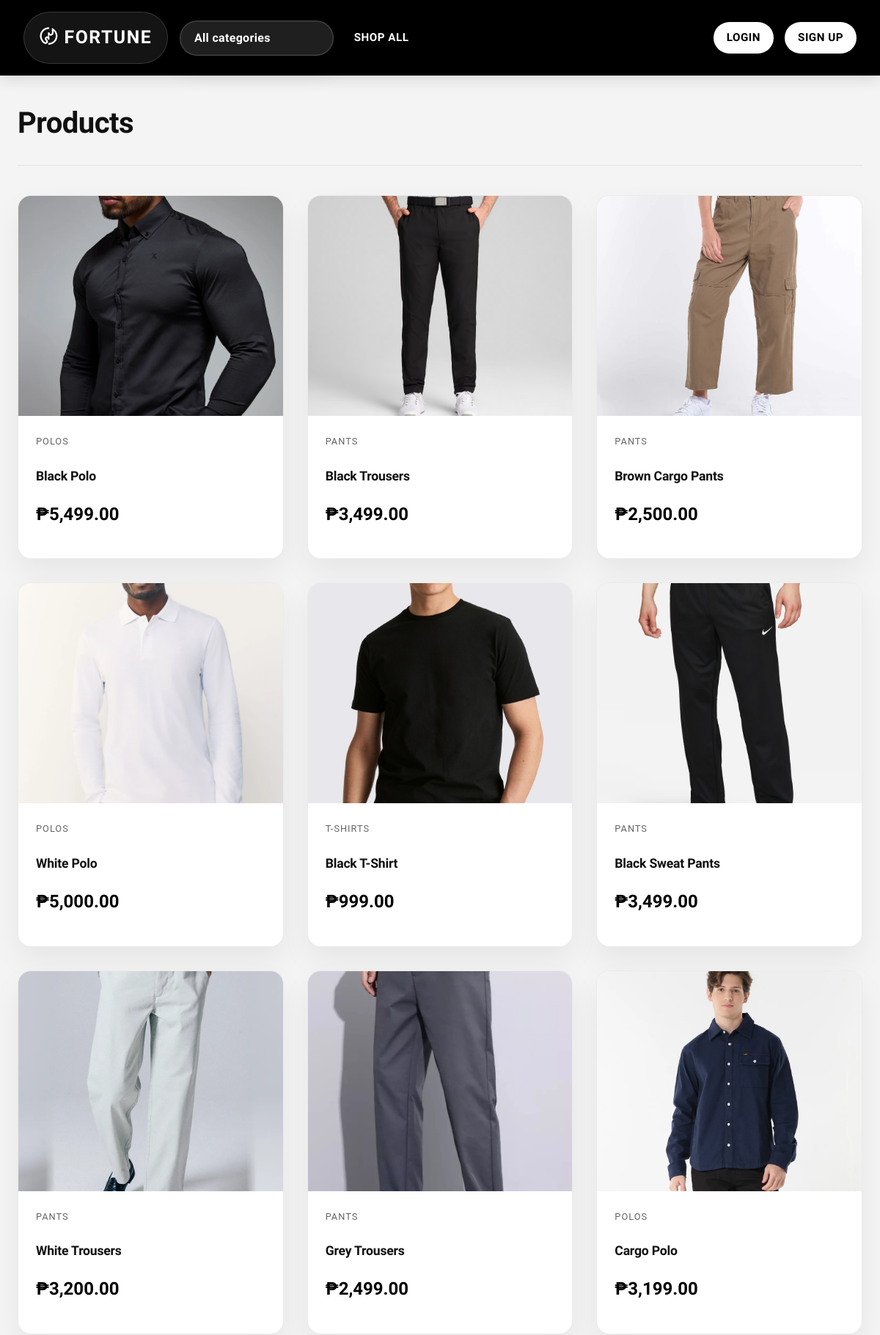
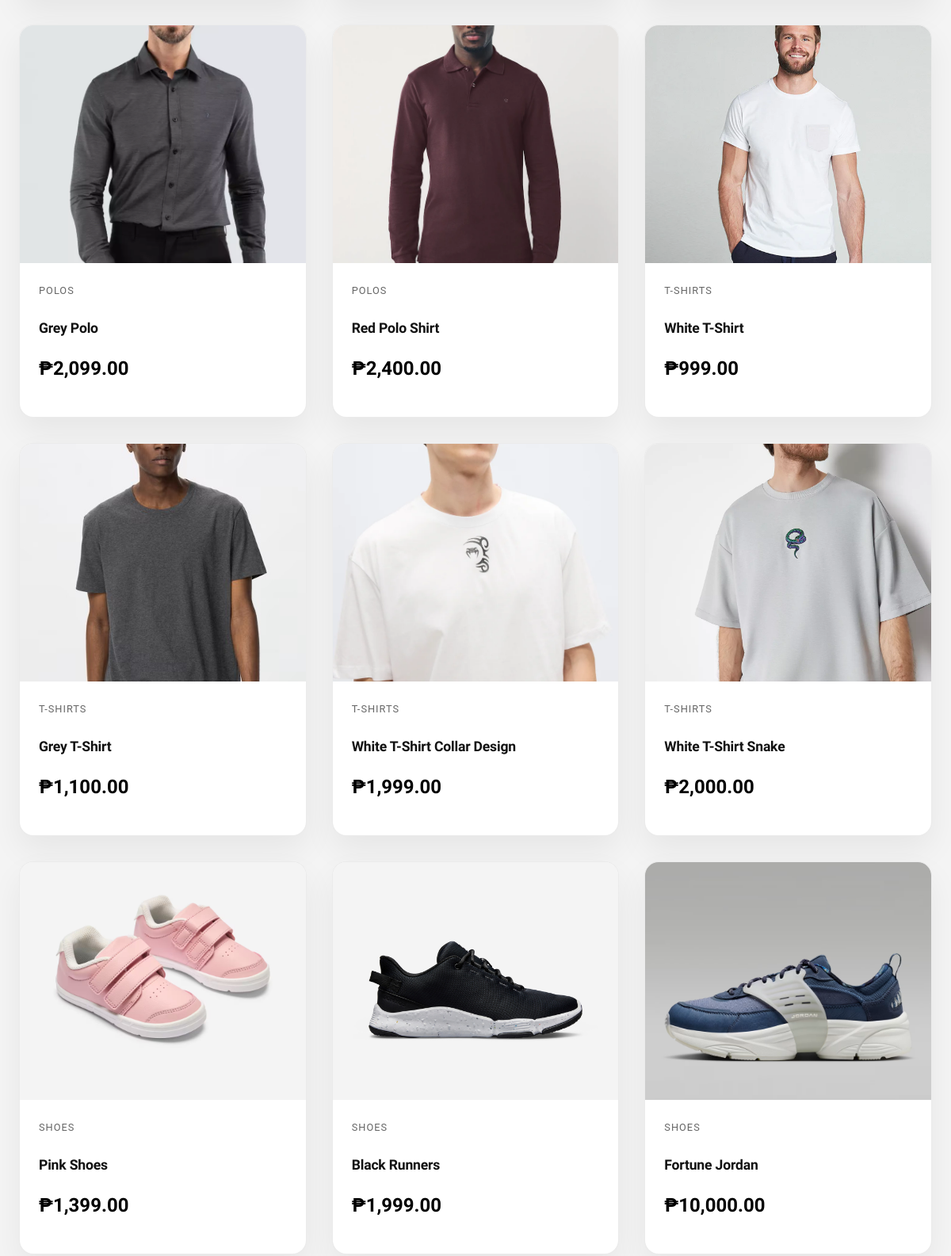
The app's page /shop/ (upper part) with its own data (2 pictures, top to bottom).
### catalog/models.py (models this page shows, shortened)
class Product(models.Model):
    category = models.ForeignKey(Category, on_delete=models.CASCADE, related_name='products', null=True, blank=True)
    name = models.CharField(max_length=255)
    description = models.TextField()
    price = models.DecimalField(max_digits=10, decimal_places=2)
    stock = models.IntegerField()
    image = models.ImageField(upload_to='products/', null=True, blank=True)

class Category(models.Model):
    name = models.CharField(max_length=100)
    class Meta:
        verbose_name_plural = "Categories" # This fixes the spelling in Admin

### catalog/views.py (the view)
# urls.py: path('shop/', product_list, name='product_list'),
def product_list(request, category_name=None):
    if request.user.is_authenticated and is_staff_user(request.user):
        return redirect('staff_product_list')
    products = Product.objects.all()
    selected_category = ''
    user_favorites = []
    if category_name:
        category = get_object_or_404(Category, name__iexact=category_name)
        products = products.filter(category=category)
        selected_category = category.name
    if request.user.is_authenticated:
        user_favorites = Favorite.objects.filter(user=request.user).values_list('product', flat=True)
    return render(request, 'catalog/product_list.html', {
        'products': products,
        'selected_category': selected_category,
        'user_favorites': user_favorites,
    })

### catalog/cart.py (called while the page is built)
    def get_total_items(self):
        return sum(item['quantity'] for item in self.cart.values())

### catalog/context_processors.py (called while the page is built)
def extras(request):
    from catalog.models import Category
    from catalog.cart import Cart
    cart = Cart(request)
    return {
        'all_categories': Category.objects.all(),
        'cart_count': cart.get_total_items()
    }

### catalog/templates/catalog/product_list.html (shortened to what this page needs)
{% extends 'catalog/base.html' %} {% load humanize %} {% block content %}
<div class="products-header">
  <h1>Products</h1>
</div>
<div class="products-grid">
  {% for product in products %}
  <div class="product-card">
    <a href="/shop/{{ product.pk }}/">
      {% if product.image %}
      <img
        src="{{ product.image.url }}"
        class="product-image"
        alt="{{ product.name }}"
      />
      {% else %}
      <div class="product-image" style="background: #f0f0f0"></div>
      {% endif %}
    </a>
    <div class="product-info">
      {% if product.category %}
      <p class="product-category">{{ product.category.name }}</p>
      {% endif %}
      <h3 class="product-name">
        <a href="/shop/{{ product.pk }}/">{{ product.name }}</a>
      </h3>
      <p class="product-price">₱{{ product.price|floatformat:2|intcomma }}</p>
    </div>
  </div>
  {% endfor %}
</div>
{% endblock %}

### catalog/static/catalog/styles.css (style rules this page uses)
:root { --primary-color: #000; --secondary-color: #fff; --accent-color: #222; --border-color: #e5e5e5; --text-dark: #111111; --text-light: #666666; --bg-light: #f4f4f4; --bg-lighter: #fafafa; --transition: all 0.25s ease; }
* { margin: 0; padding: 0; box-sizing: border-box; font-family: "Roboto", sans-serif; }
html { scroll-behavior: smooth; }
body { font-family: "Segoe UI", Tahoma, Geneva, Verdana, sans-serif; color: var(--text-dark); background: var(--bg-light); line-height: 1.65; }
img { max-width: 100%; display: block; }
h1, h2, h3, h4, h5, h6 { font-weight: 600; margin-bottom: 15px; color: var(--text-dark); }
h1 { font-size: 2.5rem; letter-spacing: -0.5px; }
h3 { font-size: 1.5rem; letter-spacing: -0.2px; }
p { color: var(--text-light); margin-bottom: 10px; }
a { color: var(--primary-color); text-decoration: none; transition: var(--transition); }
.products-header { margin-bottom: 2.5rem; padding-bottom: 1rem; border-bottom: 1px solid rgba(0, 0, 0, 0.08); }
.products-header h1 { margin-bottom: 0.5rem; }
.products-grid { display: grid; grid-template-columns: repeat(auto-fill, minmax(280px, 1fr)); gap: 2rem; margin-bottom: 3rem; }
.product-card { position: relative; border: 1px solid rgba(0, 0, 0, 0.08); border-radius: 18px; overflow: hidden; transition: var(--transition); display: flex; flex-direction: column; background: var(--secondary-color); box-shadow: 0 18px 40px rgba(0, 0, 0, 0.06); }
.product-card img { width: 100%; object-fit: cover; aspect-ratio: 4 / 3; }
.product-info { padding: 1.4rem; display: grid; gap: 0.75rem; }
.product-category { font-size: 0.8rem; text-transform: uppercase; letter-spacing: 1px; color: var(--text-light); }
.product-price { font-size: 1.1rem; font-weight: 700; color: var(--primary-color); }
.product-image { width: 100%; height: 300px; object-fit: cover; display: block; background: var(--bg-light); overflow: hidden; }
.product-info { padding: 1.5rem; flex: 1; display: flex; flex-direction: column; }
.product-category { color: var(--text-light); font-size: 0.8rem; text-transform: uppercase; letter-spacing: 1px; margin-bottom: 0.8rem; }
.product-name { font-size: 1.1rem; font-weight: 600; margin-bottom: 0.5rem; color: var(--text-dark); line-height: 1.4; }
.product-name a { color: var(--text-dark); }
.product-price { font-size: 1.5rem; font-weight: 700; color: var(--primary-color); margin-bottom: 1rem; margin-top: auto; }
* { scrollbar-width: thin; scrollbar-color: #ff9900 #000; }

### records on screen
Product: image (picture), category.name "POLOS", name "Black Polo", price "5,499.00"
Product: image (picture), category.name "PANTS", name "Black Trousers", price "3,499.00"
Product: image (picture), category.name "PANTS", name "Brown Cargo Pants", price "2,500.00"
Product: image (picture), category.name "POLOS", name "White Polo", price "5,000.00"
Product: image (picture), category.name "T-SHIRTS", name "Black T-Shirt", price "999.00"
Product: image (picture), category.name "PANTS", name "Black Sweat Pants", price "3,499.00"
Product: image (picture), category.name "PANTS", name "White Trousers", price "3,200.00"
Product: image (picture), category.name "PANTS", name "Grey Trousers", price "2,499.00"
Product: image (picture), category.name "POLOS", name "Cargo Polo", price "3,199.00"
Product: image (picture), category.name "POLOS", name "Grey Polo", price "2,099.00"
Product: image (picture), category.name "POLOS", name "Red Polo Shirt", price "2,400.00"
Product: image (picture), category.name "T-SHIRTS", name "White T-Shirt", price "999.00"
Product: image (picture), category.name "T-SHIRTS", name "Grey T-Shirt", price "1,100.00"
Product: image (picture), category.name "T-SHIRTS", name "White T-Shirt Collar Design", price "1,999.00"
Product: image (picture), category.name "T-SHIRTS", name "White T-Shirt Snake", price "2,000.00"
Product: image (picture), category.name "SHOES", name "Pink Shoes", price "1,399.00"
Product: image (picture), category.name "SHOES", name "Black Runners", price "1,999.00"
Product: image (picture), category.name "SHOES", name "Fortune Jordan", price "10,000.00"
